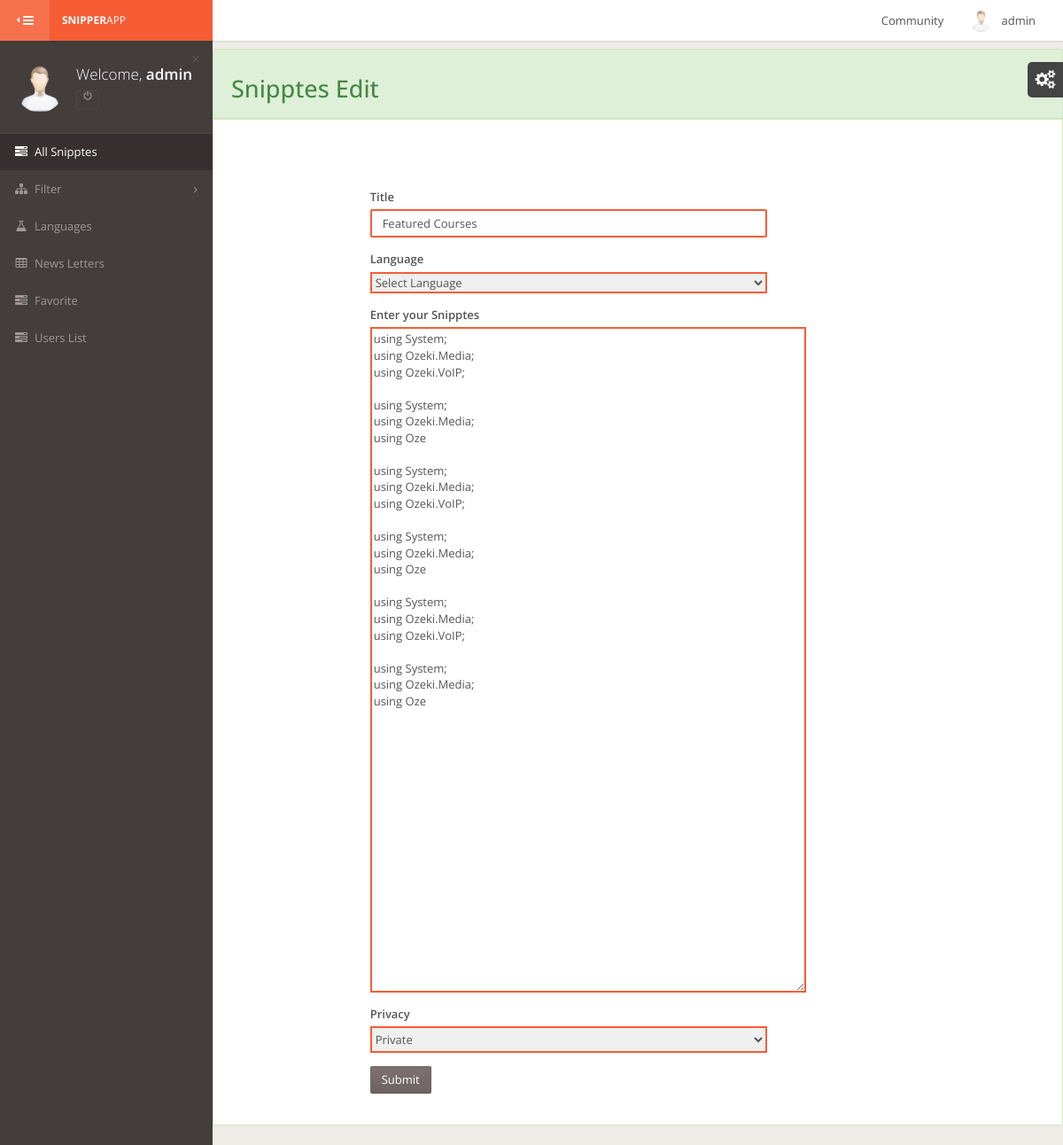
The app's page /admin/mysnipptes_detail_edit.php?id=8&userid=admin (signed in) with its own data.
### tables this page shows
CREATE TABLE IF NOT EXISTS `uprofile` (
  `id` int(11) NOT NULL auto_increment,
  `fname` varchar(100) NOT NULL,
  `name` varchar(100) NOT NULL,
  `email` varchar(100) NOT NULL,
  `Password` varchar(100) NOT NULL,
  `birthday` varchar(100) NOT NULL,
  `Country` varchar(100) NOT NULL,
  `Location` varchar(100) NOT NULL,
  `contact` text NOT NULL,
  `gender` varchar(10) NOT NULL,
  `photo` text NOT NULL,
  `status` varchar(100) NOT NULL default 'a',
  PRIMARY KEY  (`id`)
);

CREATE TABLE IF NOT EXISTS `addsnippts` (
  `sniptsid` int(11) NOT NULL auto_increment,
  `title` varchar(250) NOT NULL,
  `user` varchar(250) NOT NULL,
  `languages` varchar(250) NOT NULL,
  `description` text NOT NULL,
  `date` timestamp NOT NULL default CURRENT_TIMESTAMP on update CURRENT_TIMESTAMP,
  `snippts_status` varchar(20) NOT NULL default 'A',
  `gernal_status` varchar(30) NOT NULL,
  PRIMARY KEY  (`sniptsid`)
);

### admin/mysnipptes_detail_edit.php (the view, shortened to what this page needs)
<?php include "header.php";
$id  = $_GET['id'];
$select  = "select * from  addsnippts where sniptsid = '$id' ";
$res =mysql_query($select);
$row=mysql_fetch_array($res);
	$DBlangu 	 =  $row['languages'];
 ?>
        <div id="page-wrapper" >
            <div id="page-inner">
                <div class="row">
                    <div class="col-md-12">
                    </div>
                </div>
            <div class="row">
                <div class="col-md-12">
                    <div class="panel panel-success">
                        <div class="panel-heading">
                            <h2> Snipptes Edit</h2>
                        </div>
                <div class="panel-body">
                </div>
                        <div class="panel-body">
                            <div class="row">
                                <div class="col-md-2 col-xs-12">&nbsp;&nbsp;</div>
                                <div class="col-md-6 col-md-12">
                                    <form role="form" method="post" enctype="multipart/form-data">
                                        <div class="form-group groupbotom">
                                            <label class="txtLbls">Title</label>
                                            <input class="form-control txtfields" name="title" value="<?php echo $row['title']; ?>" />
                                        </div>
                                        <div class="form-group">
                                            <label class="txtLbls">Language</label>
                                           <select class="snippts txtfields" name="lang" size="1">
                                             <option value="1">Select Language</option>
                                           <?php
										  $tbl = mysql_query("select * from tbl_language");
						                 while($rows=mysql_fetch_array($tbl))
				                    	 {
										 ?>
										   <option value="<?php echo $rows['lanid'];?>" <?php if ($rows['lanid'] == $DBlangu) { echo "selected"; } ?>><?php echo $rows['langname'];?></option>
                                           <?php } ?>
                                           </select>
                                        </div>
                                        <div class="form-group">
                                            <label class="txtLbls">Enter your Snipptes</label>
                                             <textarea class="txtfields" name="desc" cols="67" rows="40"><?php echo $row['description']; ?></textarea>
                                        </div>
                                        <div class="form-group">
                                            <label class="txtLbls">Privacy</label>
                                             <select class="txtfields snippts" name="Public">
                                            <?php
                                            if($rows['langname']=='PU'){
											?>
                                             <option selected="selected" value="PU">Public</option>
                                             <option  value="PR">Private</option>
                                            <?php } else {?>
                                             <option selected="selected"  value="PR">Private</option>
                                            <?php } ?>
                                             </select>
                                        </div>
                                        <div class="form-group">
                                            <input type="submit" name="submit" class="btn btn-primary" value="Submit" />
                                        </div>
                                    </form>
                                    </div>
                                <div class="col-md-4 col-xs-12">&nbsp;&nbsp;</div>
                        </div>
                    </div>
                    </div>
                </div>
            </div>
        </div>
<?php include "footer.php" ?>

### admin/header.php (shortened to what this page needs)
<?php
$UserSessions	= $_SESSION['user_sess'];
$querySesion   =  "SELECT * FROM uprofile WHERE email = '$UserSessions'";
$resSesion   =  mysql_query($querySesion) or die(mysql_error());
while($rowSesion  =  mysql_fetch_array($resSesion))
{
  $UserFirstName    = $rowSesion['fname'];
}
?>
<!DOCTYPE html>
 <html class="gt-ie8 gt-ie9 not-ie">
<head>
	<link href="assets/stylesheets/bootstrap.min.css" rel="stylesheet" type="text/css">
	<link href="assets/stylesheets/landerapp.min.css" rel="stylesheet" type="text/css">
	<link href="assets/stylesheets/widgets.min.css" rel="stylesheet" type="text/css">
	<link href="assets/stylesheets/rtl.min.css" rel="stylesheet" type="text/css">
	<link href="assets/stylesheets/themes.min.css" rel="stylesheet" type="text/css">
</head>
<body class="theme-default main-menu-animated">
<div id="main-wrapper">
	<div id="main-navbar" class="navbar navbar-inverse" role="navigation">
		<button type="button" id="main-menu-toggle"><i class="navbar-icon fa fa-bars icon"></i><span class="hide-menu-text">HIDE MENU</span></button>
		<div class="navbar-inner">
			<div class="navbar-header">
				<a href="profile.php" class="navbar-brand">
					<strong>Snipper</strong>App
				</a>
			</div>
			<div id="main-navbar-collapse" class="collapse navbar-collapse main-navbar-collapse">
				<div>
					<div class="right clearfix">
                        <ul class="nav navbar-nav pull-right right-navbar-nav">
							<li class="dropdown">
								<a href="#" class="dropdown-toggle user-menu" data-toggle="dropdown">
									<img src="<?php echo '../photo/admin.png'?>" alt="<?php echo '../'.$MyPhoto;?>">
									<span><?php echo $_SESSION['user_sess']; ?></span>
								</a>
							</li>
						</ul>
                        <ul class="nav navbar-nav pull-right right-navbar-nav">
							<li class="dropdown">
								<a href="community.php">
									<span><?php echo 'Community' ?></span>
								</a>
							</li>
						</ul>
					</div>
				</div>
			</div>
		</div>
	</div>
	<div id="main-menu" role="navigation">
		<div id="main-menu-inner">
			<div class="menu-content top" id="menu-content-demo">
				<div>
					<div class="text-bg"><span class="text-slim">Welcome,</span> <span class="text-semibold"><?php echo $UserFirstName ?></span></div>
					<img src="<?php echo '../photo/admin.png'; ?>" alt="" class="">
					<div class="btn-group">
						<a name="logout" title="logout" href="../logout.php" class="btn btn-xs btn-danger btn-outline dark"><i class="fa fa-power-off"></i></a>
					</div>
					<a href="#" class="close">&times;</a>
				</div>
			</div>
			<ul class="navigation">
				<li class="active">
					<a href="allsnipptes.php"><i class="menu-icon fa fa-tasks"></i><span class="mm-text">All Snipptes</span></a>
				</li>
                <li class="mm-dropdown">
					<a href="#"><i class="menu-icon fa fa-sitemap"></i><span class="mm-text">Filter</span></a>
				</li>
				<li>
					<a href="languages.php"><i class="menu-icon fa fa-flask"></i><span class="mm-text">Languages</span></a>
				</li>
				<li>
					<a href="#"><i class="menu-icon fa fa-table"></i><span class="mm-text">News Letters</span></a>
				</li>
				<li>
					<a href="faveret.php"><i class="menu-icon fa fa-tasks"></i><span class="mm-text">Favorite</span></a>
				</li>
				<li>
					<a href="users.php"><i class="menu-icon fa fa-tasks"></i><span class="mm-text">Users List</span></a>
				</li>
			</ul>
		</div>
	</div>

### admin/mysnipptes_detail_edit.php (style rules this page uses)
.snippts { width:100%; height:30px; }
.txtfields { border:2px solid #F65D35; }
.txtlbls { float:left !important; margin-right:4%; }

### records on screen
uprofile: fname "admin"
addsnippts: title "Featured Courses", desc "using System; using Ozeki.Media; using Ozeki.VoIP; using System; using Ozeki.Media; using Oze using System; using Ozeki.Media; using Ozeki.VoIP; using System; using Ozeki.Media; using Oze using System; using Ozeki.Media; using Ozeki.VoIP; using System; using Ozeki.Media; using Oze"

### other values on screen
$_SESSION['user_sess'] "admin"
